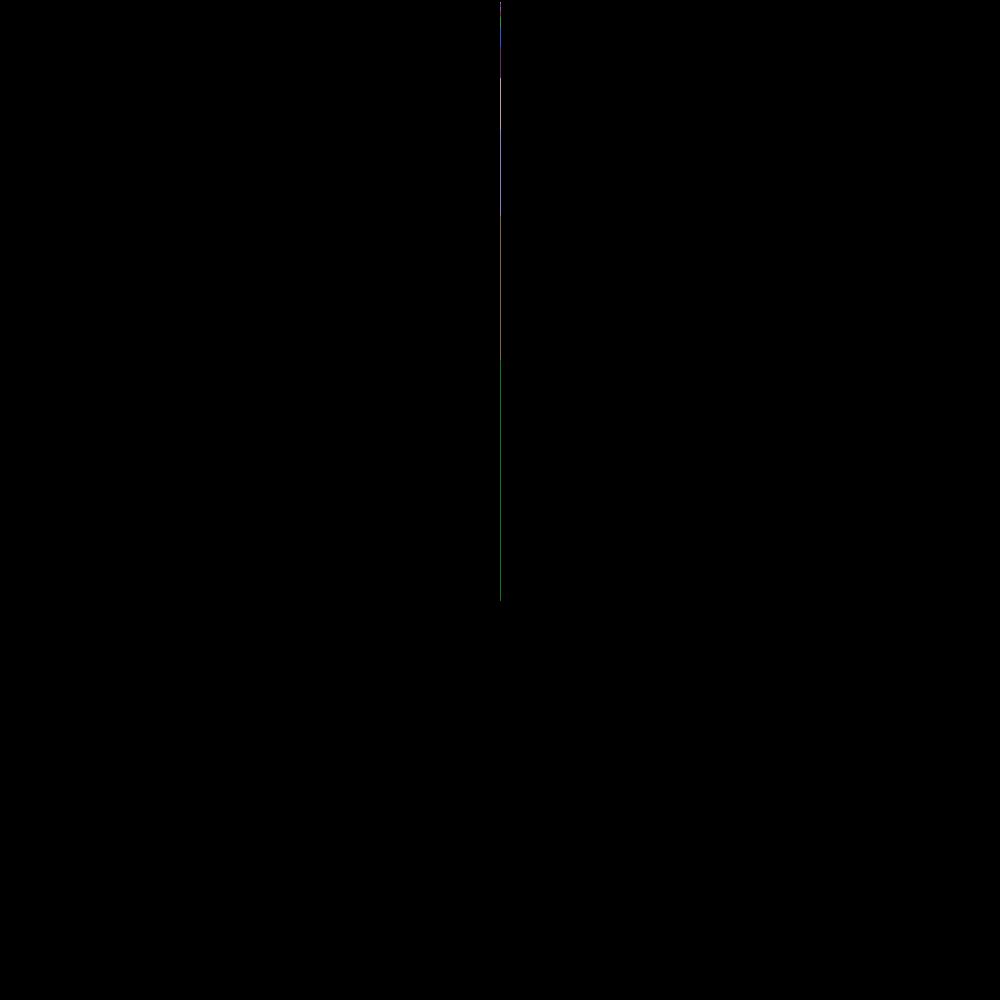
Frame 1 (no input)
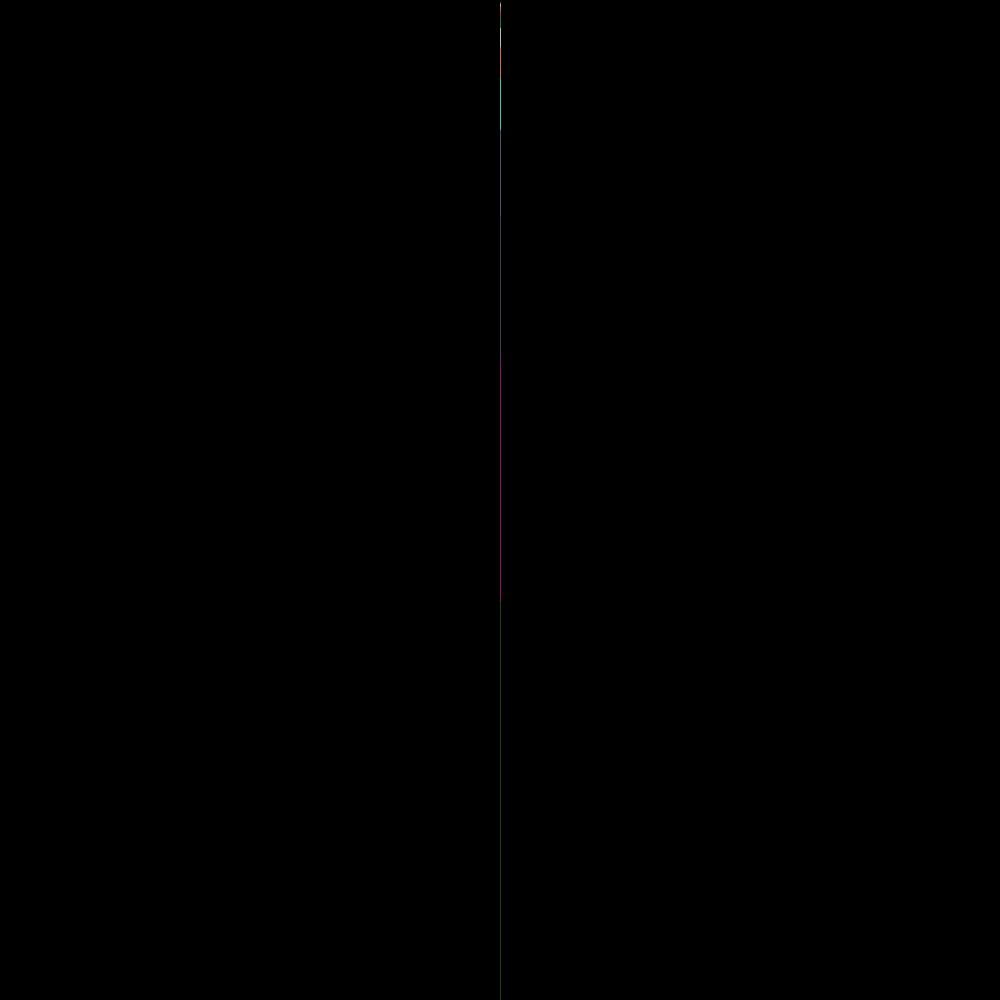
Frame 60 (the mouse pressed at the canvas centre just before this capture)
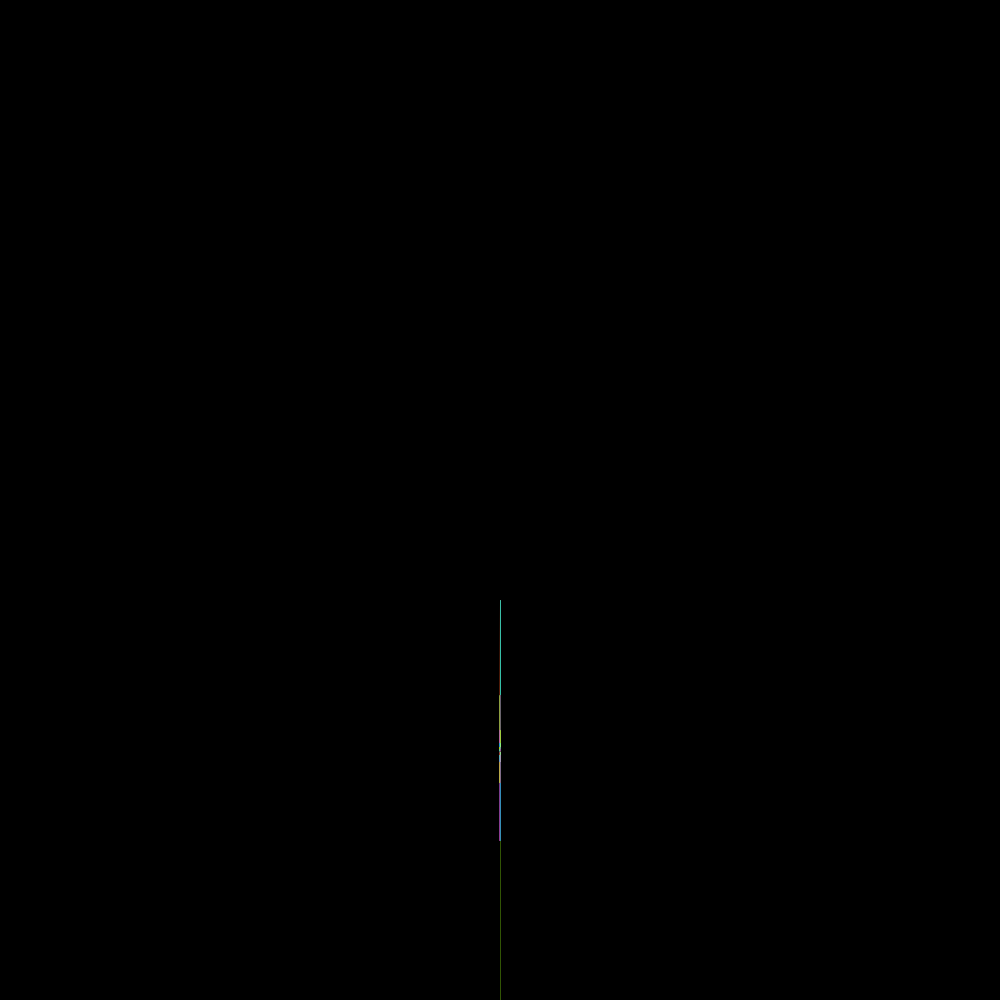
Frame 120 (the mouse held since frame 60 and released just before this capture)

The Processing sketch that drew these frames (run headless with seeded random() and noise(); from frame 60 on, the mouse is pressed at the canvas centre):

// Processing sketch: Simple_fractal
// ── Simple_fractal.pde
//albero frattale semplice ricorsione del segmento

float angoloAppending ;
color c,c1;
float fattore_decrescita = 0.6;//misura next segmento

void setup() {
  size(1000, 1000);
 
 // c = color(random(255), random(255), random(255), random(255));
}

void draw() {
   background(0);
  translate(width/2, height);
  ricorsioneSemplice(400);
  mapAngle();
  println(angoloAppending);
}

void ricorsioneSemplice(float lunghezza_segmento ) {

  c = color(random(255), random(255), random(255), random(255));
  c1 = color(random(255), random(255), random(255), random(255));
  
  line(0, 0, 0, -lunghezza_segmento);
  translate(0, -lunghezza_segmento);
  if (lunghezza_segmento > 2) {
    pushMatrix();
    stroke(c);
    rotate(angoloAppending);
    ricorsioneSemplice(lunghezza_segmento*fattore_decrescita);
    popMatrix();
    /*
    Effetto molto carino, ma il render non ce la fa a sostenerlo senza rallentare eccessivamente:(
    pushMatrix();
    stroke(c);
    rotate(angoloAppending*2/3);
    ricorsioneSemplice(lunghezza_segmento*fattore_decrescita);
    popMatrix();
    */
    pushMatrix();
    rotate(-angoloAppending);
    stroke(c1);
    ricorsioneSemplice(lunghezza_segmento*fattore_decrescita);
    popMatrix();
  }
}

void mapAngle() {
  angoloAppending = map(mouseX, 0,width, 0, 2*PI);
}
